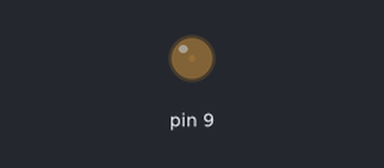
The sketch below on a simulated Arduino Uno, built with avr-gcc and run on an emulated ATmega328P. Parts: output pins drawn as LEDs (lit = HIGH).

Above: at 0.05 s.
At 1.8 s:
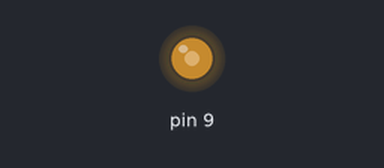
At 3.1 s:
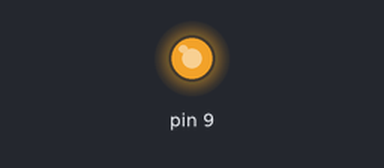
At 6.15 s:
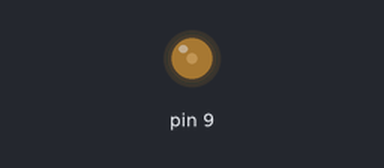
Timing chart, 0 to 9.2 s (numbered marks = the images above):
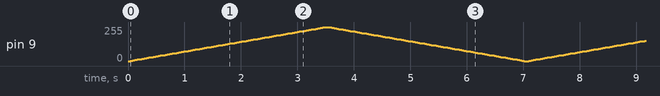

The sketch:

job10.ino
```cpp
// C++ code
//
int luminosit_C3_A9 = 0;

int i = 0;

int luminosite = 0;

void setup()
{
  pinMode(9, OUTPUT);
}

void loop()
{
  for (luminosite = 0; luminosite <= 255; luminosite += 3) {
    analogWrite(9, luminosite);
    delay(41); // Wait for 41 millisecond(s)
  }
  for (luminosite = 255; luminosite >= 0; luminosite -= 3) {
    analogWrite(9, luminosite);
    delay(41); // Wait for 41 millisecond(s)
  }
}
```
